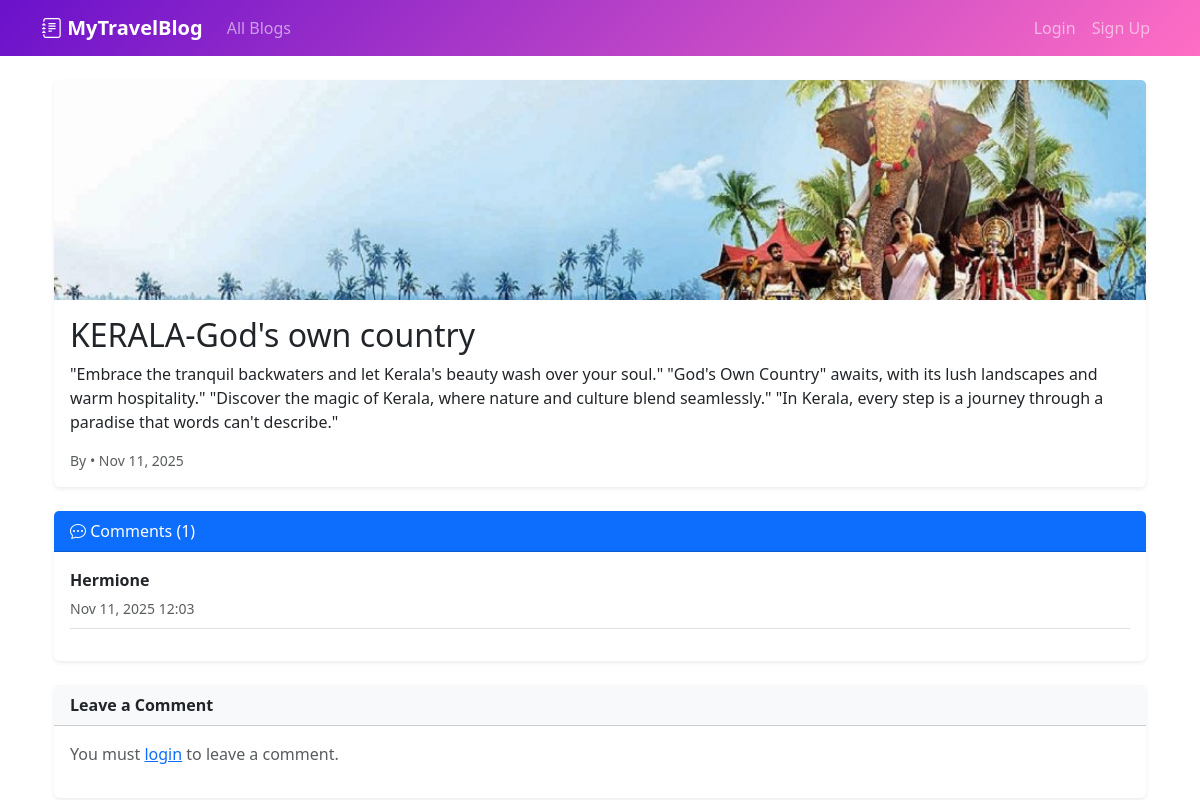
Page /blog/5/ on the earlier database version.
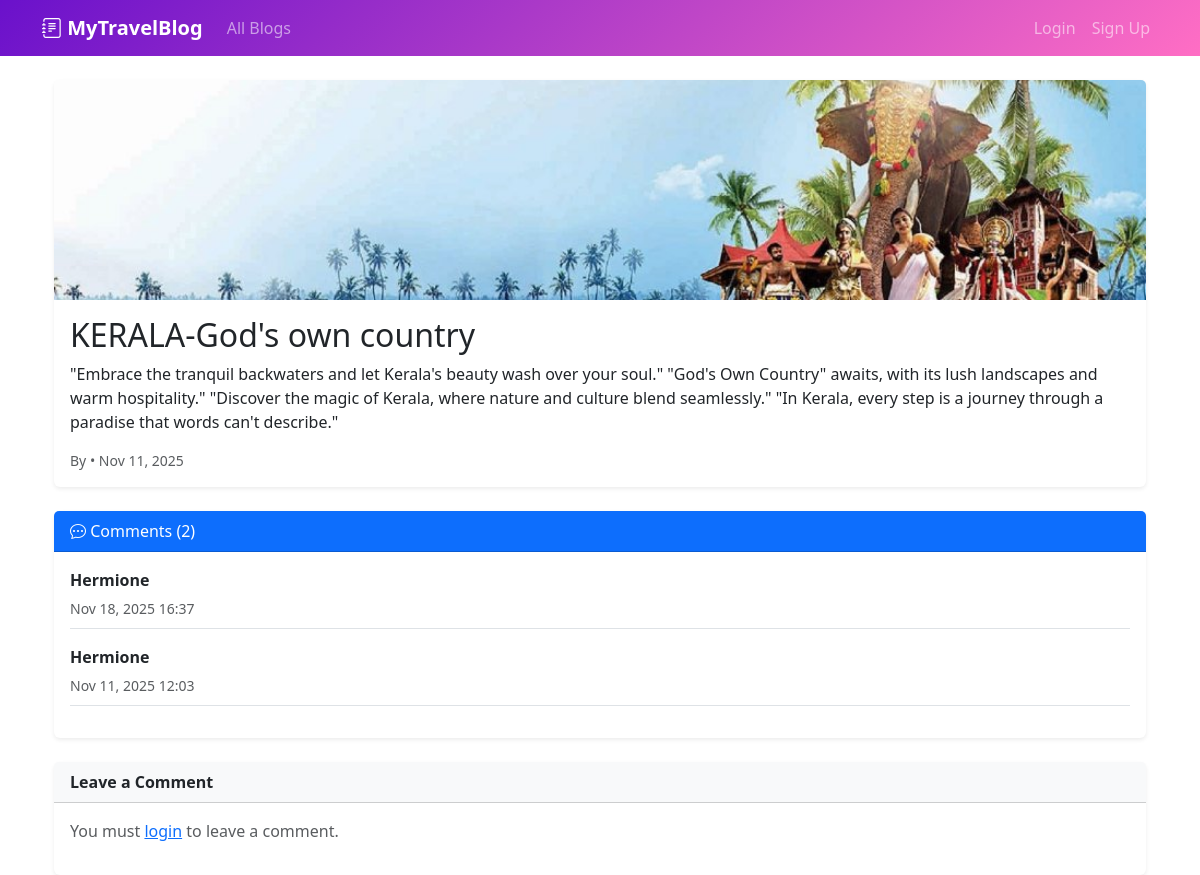
Same page on the later database version.
### blogApp/models.py (models this page shows, shortened)
class Comment(models.Model):
    user = models.ForeignKey(User, on_delete=models.CASCADE)
    blog = models.ForeignKey(Blog, on_delete=models.CASCADE, related_name='comments')
    comment = models.TextField()
    created_at = models.DateTimeField(auto_now_add=True)

### blogApp/views.py (the view)
# urls.py: path('blog/<int:blog_id>/', views.blog_detail, name='blog_detail'),
def blog_detail(request, blog_id):
    blog = get_object_or_404(Blog, id=blog_id)
    comments = blog.comments.all().order_by('-created_at')
    if request.method == 'POST':
        if request.user.is_authenticated:
            form = CommentForm(request.POST)
            if form.is_valid():
                comment = form.save(commit=False)
                comment.blog = blog
                comment.user = request.user
                comment.save()
                return redirect('blog_detail', blog_id=blog.id)
        else:
            return redirect('login')
    else:
        form = CommentForm()
    return render(request, 'blogApp/blog_detail.html', {
        'blog': blog,
        'comments': comments,
        'form': form
    })

### blogApp/templates/blogApp/blog_detail.html (shortened to what this page needs)
{% extends "blogApp/base.html" %}
{% block content %}
<div class="container mt-4">
  <div class="card shadow-sm border-0 mb-4">
    {% if blog.image %}
      <img src="{{ blog.image.url }}" class="card-img-top" alt="{{ blog.title }}">
    {% endif %}
    <div class="card-body">
      <h2 class="card-title">{{ blog.title }}</h2>
      <p class="card-text">{{ blog.content }}</p>
      <p class="text-muted small mb-0">By <strong>{{ blog.author.username }}</strong> • {{ blog.created_at|date:"M d, Y" }}</p>
    </div>
  </div>
  <div class="card shadow-sm border-0">
    <div class="card-header bg-primary text-white">
      <i class="bi bi-chat-dots"></i> Comments ({{ comments.count }})
    </div>
    <div class="card-body">
      {% if comments %}
        {% for comment in comments %}
          <div class="mb-3 border-bottom pb-2">
            <strong>{{ comment.user.username }}</strong>
            <small class="text-muted">{{ comment.created_at|date:"M d, Y H:i" }}</small>
          </div>
        {% endfor %}
      {% else %}
        <p class="text-muted">No comments yet. Be the first to comment!</p>
      {% endif %}
    </div>
  </div>
  <div class="card shadow-sm border-0 mt-4">
    <div class="card-header bg-light">
      <strong>Leave a Comment</strong>
    </div>
    <div class="card-body">
      {% if user.is_authenticated %}
        <form method="post">
          {% csrf_token %}
          {{ form.as_p }}
          <button type="submit" class="btn btn-primary">
            <i class="bi bi-send"></i> Post Comment
          </button>
        </form>
      {% else %}
        <p class="text-muted">You must <a href="{% url 'login' %}">login</a> to leave a comment.</p>
      {% endif %}
    </div>
  </div>
</div>
{% endblock %}

Differences in the rows shown:
added Comment: user.username "Hermione", created_at "Nov 18, 2025 16:37"
Other differences:
{{ comments.count }}: "1" → "2"
